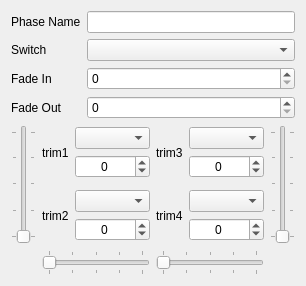
           <widget class="QWidget" name="phase3">
            <property name="geometry">
             <rect>
              <x>0</x>
              <y>0</y>
              <width>306</width>
              <height>286</height>
             </rect>
            </property>
            <attribute name="label">
             <string>Flight Phase 3</string>
            </attribute>
            <layout class="QVBoxLayout" name="verticalLayout_4d">
             <item>
              <layout class="QGridLayout" name="gridLayout_11d">
               <item row="0" column="2">
                <widget class="QLineEdit" name="phase3Name">
                 <property name="maxLength">
                  <number>6</number>
                 </property>
                </widget>
               </item>
               <item row="0" column="0">
                <widget class="QLabel" name="label_37a">
                 <property name="text">
                  <string>Phase Name</string>
                 </property>
                </widget>
               </item>
               <item row="2" column="0">
                <widget class="QLabel" name="label_38a">
                 <property name="text">
                  <string>Fade In</string>
                 </property>
                </widget>
               </item>
               <item row="3" column="0">
                <widget class="QLabel" name="label_39a">
                 <property name="text">
                  <string>Fade Out</string>
                 </property>
                </widget>
               </item>
               <item row="1" column="0">
                <widget class="QLabel" name="label_37a_2">
                 <property name="text">
                  <string>Switch</string>
                 </property>
                </widget>
               </item>
               <item row="1" column="2">
                <widget class="QComboBox" name="phase3Switch"/>
               </item>
               <item row="2" column="2">
                <widget class="QSpinBox" name="phase3FadeIn">
                 <property name="minimum">
                  <number>0</number>
                 </property>
                 <property name="maximum">
                  <number>15</number>
                 </property>
                </widget>
               </item>
               <item row="3" column="2">
                <widget class="QSpinBox" name="phase3FadeOut">
                 <property name="minimum">
                  <number>0</number>
                 </property>
                 <property name="maximum">
                  <number>15</number>
                 </property>
                </widget>
               </item>
              </layout>
             </item>
             <item>
              <layout class="QGridLayout" name="gridLayout_12a">
               <item row="0" column="0">
                <widget class="QSlider" name="phase3Trim1Slider">
                 <property name="orientation">
                  <enum>Qt::Vertical</enum>
                 </property>
                 <property name="tickPosition">
                  <enum>QSlider::TicksBothSides</enum>
                 </property>
                 <property name="tickInterval">
                  <number>25</number>
                 </property>
                </widget>
               </item>
               <item row="0" column="3">
                <widget class="QSlider" name="phase3Trim3Slider">
                 <property name="orientation">
                  <enum>Qt::Vertical</enum>
                 </property>
                 <property name="invertedAppearance">
                  <bool>false</bool>
                 </property>
                 <property name="invertedControls">
                  <bool>false</bool>
                 </property>
                 <property name="tickPosition">
                  <enum>QSlider::TicksBothSides</enum>
                 </property>
                 <property name="tickInterval">
                  <number>25</number>
                 </property>
                </widget>
               </item>
               <item row="2" column="2">
                <widget class="QSlider" name="phase3Trim4Slider">
                 <property name="orientation">
                  <enum>Qt::Horizontal</enum>
                 </property>
                 <property name="tickPosition">
                  <enum>QSlider::TicksBothSides</enum>
                 </property>
                 <property name="tickInterval">
                  <number>25</number>
                 </property>
                </widget>
               </item>
               <item row="2" column="1">
                <widget class="QSlider" name="phase3Trim2Slider">
                 <property name="orientation">
                  <enum>Qt::Horizontal</enum>
                 </property>
                 <property name="tickPosition">
                  <enum>QSlider::TicksBothSides</enum>
                 </property>
                 <property name="tickInterval">
                  <number>25</number>
                 </property>
                </widget>
               </item>
               <item row="0" column="1">
                <layout class="QGridLayout" name="gridLayout_14a" columnstretch="0,1">
                 <item row="1" column="0">
                  <widget class="QLabel" name="phase3Trim2Label">
                   <property name="text">
                    <string>trim2</string>
                   </property>
                  </widget>
                 </item>
                 <item row="0" column="0">
                  <widget class="QLabel" name="phase3Trim1Label">
                   <property name="text">
                    <string>trim1</string>
                   </property>
                  </widget>
                 </item>
                 <item row="0" column="1">
                  <layout class="QVBoxLayout" name="verticalLayout_5d">
                   <item>
                    <spacer name="verticalSpacer_3d">
                     <property name="orientation">
                      <enum>Qt::Vertical</enum>
                     </property>
                     <property name="sizeHint" stdset="0">
                      <size>
                       <width>20</width>
                       <height>40</height>
                      </size>
                     </property>
                    </spacer>
                   </item>
                   <item>
                    <widget class="QComboBox" name="phase3Trim1Use"/>
                   </item>
                   <item>
                    <widget class="QSpinBox" name="phase3Trim1Value">
                     <property name="alignment">
                      <set>Qt::AlignCenter</set>
                     </property>
                     <property name="accelerated">
                      <bool>true</bool>
                     </property>
                     <property name="minimum">
                      <number>-896</number>
                     </property>
                     <property name="maximum">
                      <number>896</number>
                     </property>
                    </widget>
                   </item>
                   <item>
                    <spacer name="verticalSpacer_4b">
                     <property name="orientation">
                      <enum>Qt::Vertical</enum>
                     </property>
                     <property name="sizeHint" stdset="0">
                      <size>
                       <width>20</width>
                       <height>40</height>
                      </size>
                     </property>
                    </spacer>
                   </item>
                  </layout>
                 </item>
                 <item row="1" column="1">
                  <layout class="QVBoxLayout" name="verticalLayout_6c">
                   <item>
                    <spacer name="verticalSpacer_5c">
                     <property name="orientation">
                      <enum>Qt::Vertical</enum>
                     </property>
                     <property name="sizeHint" stdset="0">
                      <size>
                       <width>20</width>
                       <height>40</height>
                      </size>
                     </property>
                    </spacer>
                   </item>
                   <item>
                    <widget class="QComboBox" name="phase3Trim2Use"/>
                   </item>
                   <item>
                    <widget class="QSpinBox" name="phase3Trim2Value">
                     <property name="alignment">
                      <set>Qt::AlignCenter</set>
                     </property>
                     <property name="accelerated">
                      <bool>true</bool>
                     </property>
                     <property name="minimum">
                      <number>-896</number>
                     </property>
                     <property name="maximum">
                      <number>896</number>
                     </property>
                    </widget>
                   </item>
                   <item>
                    <spacer name="verticalSpacer_6c">
                     <property name="orientation">
                      <enum>Qt::Vertical</enum>
                     </property>
                     <property name="sizeHint" stdset="0">
                      <size>
                       <width>20</width>
                       <height>40</height>
                      </size>
                     </property>
                    </spacer>
                   </item>
                  </layout>
                 </item>
                </layout>
               </item>
               <item row="0" column="2">
                <layout class="QGridLayout" name="gridLayout_15a" columnstretch="0,1">
                 <item row="1" column="0">
                  <widget class="QLabel" name="phase3Trim4Label">
                   <property name="text">
                    <string>trim4</string>
                   </property>
                  </widget>
                 </item>
                 <item row="0" column="0">
                  <widget class="QLabel" name="phase3Trim3Label">
                   <property name="text">
                    <string>trim3</string>
                   </property>
                  </widget>
                 </item>
                 <item row="0" column="1">
                  <layout class="QVBoxLayout" name="verticalLayout_7c">
                   <item>
                    <spacer name="verticalSpacer_7c">
                     <property name="orientation">
                      <enum>Qt::Vertical</enum>
                     </property>
                     <property name="sizeHint" stdset="0">
                      <size>
                       <width>20</width>
                       <height>40</height>
                      </size>
                     </property>
                    </spacer>
                   </item>
                   <item>
                    <widget class="QComboBox" name="phase3Trim3Use"/>
                   </item>
                   <item>
                    <widget class="QSpinBox" name="phase3Trim3Value">
                     <property name="alignment">
                      <set>Qt::AlignCenter</set>
                     </property>
                     <property name="accelerated">
                      <bool>true</bool>
                     </property>
                     <property name="minimum">
                      <number>-896</number>
                     </property>
                     <property name="maximum">
                      <number>896</number>
                     </property>
                    </widget>
                   </item>
                   <item>
                    <spacer name="verticalSpacer_8e">
                     <property name="orientation">
                      <enum>Qt::Vertical</enum>
                     </property>
                     <property name="sizeHint" stdset="0">
                      <size>
                       <width>20</width>
                       <height>40</height>
                      </size>
                     </property>
                    </spacer>
                   </item>
                  </layout>
                 </item>
                 <item row="1" column="1">
                  <layout class="QVBoxLayout" name="verticalLayout_8a">
                   <item>
                    <spacer name="verticalSpacer_9a">
                     <property name="orientation">
                      <enum>Qt::Vertical</enum>
                     </property>
                     <property name="sizeHint" stdset="0">
                      <size>
                       <width>20</width>
                       <height>40</height>
                      </size>
                     </property>
                    </spacer>
                   </item>
                   <item>
                    <widget class="QComboBox" name="phase3Trim4Use"/>
                   </item>
                   <item>
                    <widget class="QSpinBox" name="phase3Trim4Value">
                     <property name="alignment">
                      <set>Qt::AlignCenter</set>
                     </property>
                     <property name="accelerated">
                      <bool>true</bool>
                     </property>
                     <property name="minimum">
                      <number>-896</number>
                     </property>
                     <property name="maximum">
                      <number>896</number>
                     </property>
                    </widget>
                   </item>
                   <item>
                    <spacer name="verticalSpacer_10d">
                     <property name="orientation">
                      <enum>Qt::Vertical</enum>
                     </property>
                     <property name="sizeHint" stdset="0">
                      <size>
                       <width>20</width>
                       <height>40</height>
                      </size>
                     </property>
                    </spacer>
                   </item>
                  </layout>
                 </item>
                </layout>
               </item>
              </layout>
             </item>
            </layout>
           </widget>
